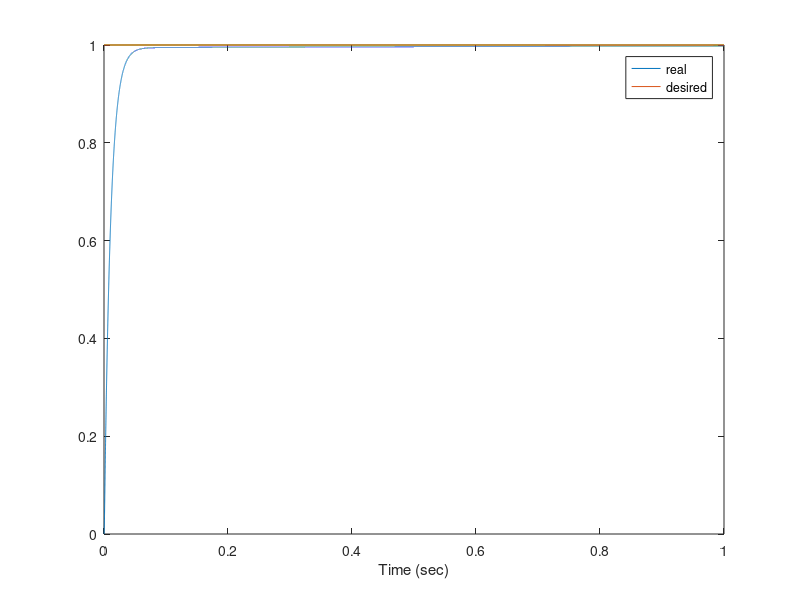
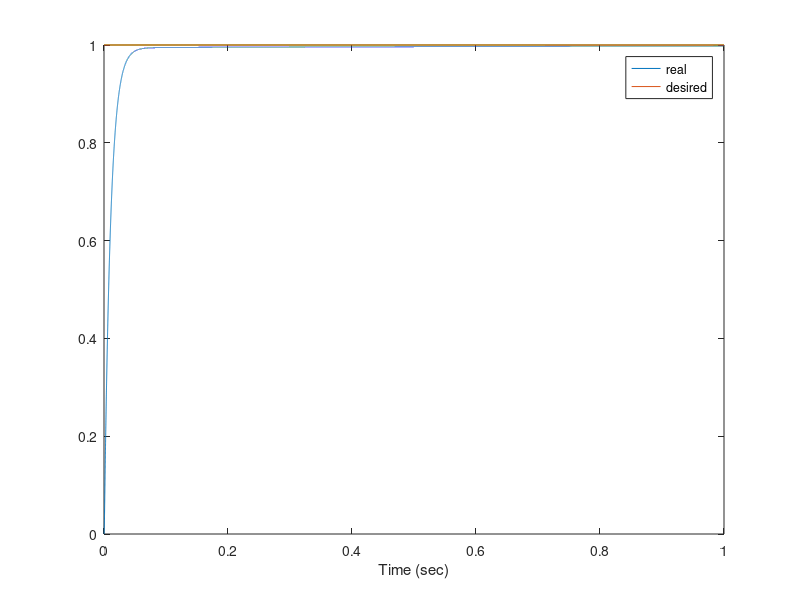
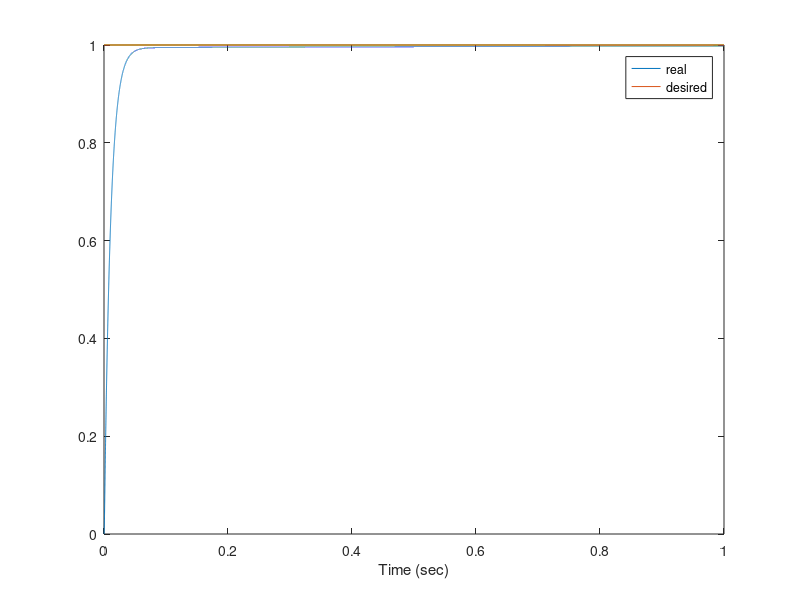

These figures' MATLAB source, in order:
%% Setting up workspace
close all; % Close all figures and windows
clear; % Clear workspace
clc; % Clears screen
%% Initializing parameters
tf = 1; % Final time in simulation
T = 2e-5; % Sample rate
t = 0:T:tf; % Time vector

n_m = 2; % Number of states
m_m = 1; % Number of measurements
p_m = 1; % Number of inputs
num_m=4; %Number of Motors
J = 0.01;
b = 1;
K_m = 1;
R = 0.6;
L = 0.01;
A_c=[-b/J K_m/J;-K_m/L -R/L];
B_c=[0; 1/L];
C_c=[1 0];
A_d=A_c*T+eye(n_m); %discrete system matrix
B_d=B_c*T; %Discrete input matrix
C_d=C_c; %Discrete Measurement Matrix
A_m=blkdiag(A_d,A_d,A_d,A_d);
B_m=blkdiag(B_d,B_d,B_d,B_d);
C_m=blkdiag(C_d,C_d,C_d,C_d); %Measurement Matrix

x_m = zeros(n_m*num_m, length(t)); % Initializes states to zero
z_m = zeros(m_m*num_m, length(t)); % Initializes measurements to zero
u_m = randn(p_m*num_m, length(t)); % Random input
e_m= z_m;
e_d_m=0;
eint_m=0;

K_p=-100;
K_d=-1;
K_i=-100;

%% Set initial conditions

for k=1:length(t) %Fill in desired path
     x_d(:,k)=[1;1;1;1]; %stabilize to the origin
end

x(:,1)=[0;0;0;0]; %any initial condition
%x(:,1)=x_d(:,1); %start at the proper position

z(:,1)=x(:,1); %set first measurement


%% Simulate dynamics (for loop)
for k = 1:length(t)-1 % For loop that simulates 1 second
    
    
    e_m(:,k)=z_m(:,k)-x_d(:,k);
    eint_m=sum(e_m,2)*T;
    if k>2/T %calculate integral error term over previous 2 seconds
        eint_m=sum(e_m(:,k-2/T:k),2);
    end
    if k~=1
       e_d_m = (e_m(:,k)-e_m(:,k-1))/T;
    end
    u_m(:,k+1)=K_p*e_m(:,k)+K_d*e_d_m+K_i*eint_m;%calculate voltages for each motor
    if abs(max(u_m(:,k+1)))>12
       u_m(:,k+1)= u_m(:,k+1)/abs(max(u_m(:,k+1)))*12;
       k
    end
    
    %u_m(:,k+1)=[12;12;12;12];%force linear controller
    
    u_m(:,k+1);
    
    x_m(:,k+1)=A_m*x_m(:,k)+B_m*u_m(:,k+1);
    z_m(:,k+1)=C_m*x_m(:,k+1);
    
    x_m(:,k+1);
end


figure; plot(t, z_m(1,:));hold on;plot(t, x_d(1,:)); xlabel('Time (sec)');hold off;legend('real','desired') % Plots position with time
figure; plot(t, z_m(2,:));hold on;plot(t, x_d(2,:)); xlabel('Time (sec)');hold off;legend('real','desired') % Plots velocity with time
figure; plot(t, z_m(3,:));hold on;plot(t, x_d(3,:)); xlabel('Time (sec)');hold off;legend('real','desired') % Plots acceleration with time


% J = 0.0001;
% b = 0.001;
% K = 105;
% R = 10;
% L = 0.01;
% s = tf('s');
% P_motor = K/((J*s+b)*(L*s+R)+K^2);
% 
% Kp = 100;
% Ki = 200;
% Kd = 10;
% C = pid(Kp,Ki,Kd);
% sys_cl = feedback(C*P_motor,1);
% step(sys_cl, 0:0.01:4)
% grid
% title('PID Control with Large Ki and Large Kd')
